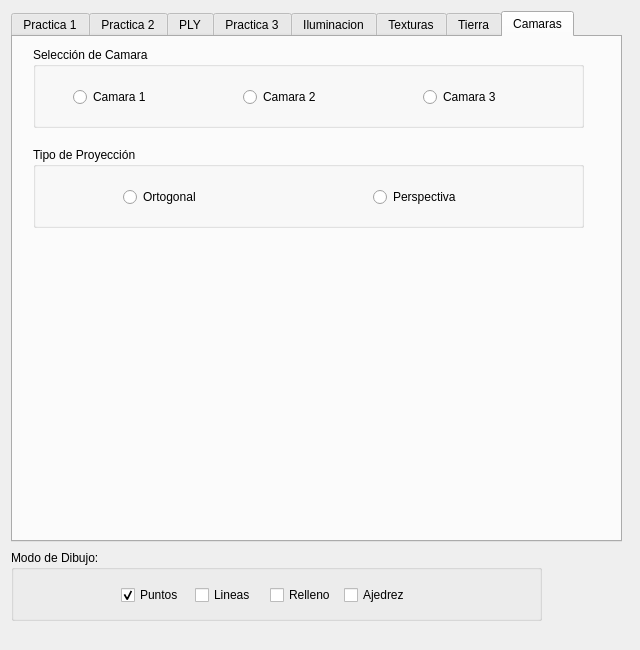
<?xml version="1.0" encoding="UTF-8"?>
<ui version="4.0">
 <class>Interfaz</class>
 <widget class="QDialog" name="Interfaz">
  <property name="geometry">
   <rect>
    <x>0</x>
    <y>0</y>
    <width>640</width>
    <height>650</height>
   </rect>
  </property>
  <property name="windowTitle">
   <string>Menu</string>
  </property>
  <widget class="QTabWidget" name="tabWidget">
   <property name="geometry">
    <rect>
     <x>11</x>
     <y>11</y>
     <width>611</width>
     <height>531</height>
    </rect>
   </property>
   <property name="currentIndex">
    <number>7</number>
   </property>
   <widget class="QWidget" name="tab">
    <attribute name="title">
     <string>Practica 1</string>
    </attribute>
    <widget class="QGroupBox" name="groupBox_2">
     <property name="geometry">
      <rect>
       <x>10</x>
       <y>10</y>
       <width>371</width>
       <height>121</height>
      </rect>
     </property>
     <property name="title">
      <string>Objetos</string>
     </property>
     <widget class="QWidget" name="layoutWidget">
      <property name="geometry">
       <rect>
        <x>100</x>
        <y>50</y>
        <width>148</width>
        <height>22</height>
       </rect>
      </property>
      <layout class="QHBoxLayout" name="horizontalLayout_3">
       <item>
        <widget class="QRadioButton" name="radioButton">
         <property name="text">
          <string>Cubo</string>
         </property>
         <property name="checked">
          <bool>true</bool>
         </property>
        </widget>
       </item>
       <item>
        <widget class="QRadioButton" name="radioButton_2">
         <property name="text">
          <string>Tetraedro</string>
         </property>
        </widget>
       </item>
      </layout>
     </widget>
    </widget>
   </widget>
   <widget class="QWidget" name="tab_2">
    <attribute name="title">
     <string>Practica 2</string>
    </attribute>
    <widget class="QGroupBox" name="groupBox_3">
     <property name="geometry">
      <rect>
       <x>10</x>
       <y>10</y>
       <width>481</width>
       <height>121</height>
      </rect>
     </property>
     <property name="title">
      <string>Objetos</string>
     </property>
     <widget class="QWidget" name="layoutWidget">
      <property name="geometry">
       <rect>
        <x>150</x>
        <y>30</y>
        <width>222</width>
        <height>76</height>
       </rect>
      </property>
      <layout class="QHBoxLayout" name="horizontalLayout">
       <item>
        <layout class="QVBoxLayout" name="verticalLayout">
         <item>
          <widget class="QRadioButton" name="radioButton_3">
           <property name="text">
            <string>Esfera</string>
           </property>
           <property name="checked">
            <bool>true</bool>
           </property>
          </widget>
         </item>
         <item>
          <widget class="QRadioButton" name="radioButton_4">
           <property name="text">
            <string>Cilindro</string>
           </property>
          </widget>
         </item>
         <item>
          <widget class="QRadioButton" name="radioButton_5">
           <property name="text">
            <string>Tubo</string>
           </property>
          </widget>
         </item>
        </layout>
       </item>
       <item>
        <layout class="QVBoxLayout" name="verticalLayout_2">
         <item>
          <widget class="QRadioButton" name="radioButton_6">
           <property name="text">
            <string>Vaso (hacia arriba)</string>
           </property>
          </widget>
         </item>
         <item>
          <widget class="QRadioButton" name="radioButton_7">
           <property name="text">
            <string>Vaso (hacia abajo)</string>
           </property>
          </widget>
         </item>
         <item>
          <widget class="QRadioButton" name="radioButton_8">
           <property name="text">
            <string>Cono</string>
           </property>
          </widget>
         </item>
        </layout>
       </item>
      </layout>
     </widget>
    </widget>
    <widget class="QGroupBox" name="groupBox_4">
     <property name="geometry">
      <rect>
       <x>10</x>
       <y>150</y>
       <width>481</width>
       <height>91</height>
      </rect>
     </property>
     <property name="title">
      <string>Ajustes</string>
     </property>
     <widget class="QSlider" name="horizontalSlider">
      <property name="geometry">
       <rect>
        <x>20</x>
        <y>40</y>
        <width>211</width>
        <height>31</height>
       </rect>
      </property>
      <property name="maximum">
       <number>360</number>
      </property>
      <property name="value">
       <number>360</number>
      </property>
      <property name="orientation">
       <enum>Qt::Horizontal</enum>
      </property>
     </widget>
     <widget class="QLabel" name="label_2">
      <property name="geometry">
       <rect>
        <x>30</x>
        <y>30</y>
        <width>141</width>
        <height>16</height>
       </rect>
      </property>
      <property name="text">
       <string>Angulo de generación:</string>
      </property>
     </widget>
     <widget class="QWidget" name="layoutWidget">
      <property name="geometry">
       <rect>
        <x>310</x>
        <y>40</y>
        <width>128</width>
        <height>25</height>
       </rect>
      </property>
      <layout class="QHBoxLayout" name="horizontalLayout_4">
       <item>
        <widget class="QLabel" name="label">
         <property name="text">
          <string>Secciones:</string>
         </property>
        </widget>
       </item>
       <item>
        <widget class="QSpinBox" name="spinBox">
         <property name="maximum">
          <number>500</number>
         </property>
         <property name="value">
          <number>40</number>
         </property>
        </widget>
       </item>
      </layout>
     </widget>
    </widget>
   </widget>
   <widget class="QWidget" name="tab_3">
    <attribute name="title">
     <string>PLY</string>
    </attribute>
    <widget class="QPushButton" name="pushButton">
     <property name="geometry">
      <rect>
       <x>210</x>
       <y>30</y>
       <width>131</width>
       <height>61</height>
      </rect>
     </property>
     <property name="text">
      <string>Cargar PLY</string>
     </property>
    </widget>
    <widget class="QLineEdit" name="lineEdit_2">
     <property name="geometry">
      <rect>
       <x>30</x>
       <y>130</y>
       <width>351</width>
       <height>22</height>
      </rect>
     </property>
    </widget>
    <widget class="QPushButton" name="pushButton_3">
     <property name="geometry">
      <rect>
       <x>410</x>
       <y>130</y>
       <width>80</width>
       <height>22</height>
      </rect>
     </property>
     <property name="text">
      <string>Buscar</string>
     </property>
    </widget>
    <widget class="QLabel" name="label_5">
     <property name="geometry">
      <rect>
       <x>30</x>
       <y>110</y>
       <width>81</width>
       <height>16</height>
      </rect>
     </property>
     <property name="text">
      <string>Path del PLY:</string>
     </property>
    </widget>
   </widget>
   <widget class="QWidget" name="tab_4">
    <attribute name="title">
     <string>Practica 3</string>
    </attribute>
    <widget class="QGroupBox" name="groupBox_5">
     <property name="geometry">
      <rect>
       <x>10</x>
       <y>10</y>
       <width>481</width>
       <height>121</height>
      </rect>
     </property>
     <property name="title">
      <string>Objetos</string>
     </property>
     <widget class="QRadioButton" name="radioButton_9">
      <property name="geometry">
       <rect>
        <x>120</x>
        <y>30</y>
        <width>111</width>
        <height>20</height>
       </rect>
      </property>
      <property name="text">
       <string>Watt Regulator</string>
      </property>
      <property name="checked">
       <bool>true</bool>
      </property>
     </widget>
     <widget class="QPushButton" name="pushButton_2">
      <property name="geometry">
       <rect>
        <x>260</x>
        <y>80</y>
        <width>80</width>
        <height>22</height>
       </rect>
      </property>
      <property name="text">
       <string>Buscar PLY</string>
      </property>
     </widget>
     <widget class="QLineEdit" name="lineEdit">
      <property name="geometry">
       <rect>
        <x>22</x>
        <y>80</y>
        <width>221</width>
        <height>22</height>
       </rect>
      </property>
     </widget>
     <widget class="QLabel" name="label_6">
      <property name="geometry">
       <rect>
        <x>30</x>
        <y>60</y>
        <width>81</width>
        <height>16</height>
       </rect>
      </property>
      <property name="text">
       <string>Path del PLY:</string>
      </property>
     </widget>
    </widget>
    <widget class="QGroupBox" name="groupBox_6">
     <property name="geometry">
      <rect>
       <x>10</x>
       <y>150</y>
       <width>481</width>
       <height>91</height>
      </rect>
     </property>
     <property name="title">
      <string>GroupBox</string>
     </property>
     <widget class="QSlider" name="horizontalSlider_2">
      <property name="geometry">
       <rect>
        <x>210</x>
        <y>30</y>
        <width>160</width>
        <height>16</height>
       </rect>
      </property>
      <property name="maximum">
       <number>360</number>
      </property>
      <property name="orientation">
       <enum>Qt::Horizontal</enum>
      </property>
     </widget>
     <widget class="QSlider" name="horizontalSlider_3">
      <property name="geometry">
       <rect>
        <x>210</x>
        <y>60</y>
        <width>160</width>
        <height>16</height>
       </rect>
      </property>
      <property name="maximum">
       <number>100</number>
      </property>
      <property name="orientation">
       <enum>Qt::Horizontal</enum>
      </property>
     </widget>
     <widget class="QLabel" name="label_3">
      <property name="geometry">
       <rect>
        <x>110</x>
        <y>30</y>
        <width>101</width>
        <height>16</height>
       </rect>
      </property>
      <property name="text">
       <string>Angulo Rotacion</string>
      </property>
     </widget>
     <widget class="QLabel" name="label_4">
      <property name="geometry">
       <rect>
        <x>130</x>
        <y>60</y>
        <width>59</width>
        <height>14</height>
       </rect>
      </property>
      <property name="text">
       <string>Velocidad</string>
      </property>
     </widget>
     <widget class="QCheckBox" name="checkBox_5">
      <property name="geometry">
       <rect>
        <x>10</x>
        <y>40</y>
        <width>85</width>
        <height>31</height>
       </rect>
      </property>
      <property name="text">
       <string>Animacion</string>
      </property>
     </widget>
    </widget>
   </widget>
   <widget class="QWidget" name="tab_5">
    <attribute name="title">
     <string>Iluminacion</string>
    </attribute>
    <widget class="QGroupBox" name="groupBox_8">
     <property name="geometry">
      <rect>
       <x>30</x>
       <y>170</y>
       <width>461</width>
       <height>71</height>
      </rect>
     </property>
     <property name="title">
      <string>Material</string>
     </property>
     <widget class="QRadioButton" name="radioButton_10">
      <property name="geometry">
       <rect>
        <x>20</x>
        <y>30</y>
        <width>51</width>
        <height>20</height>
       </rect>
      </property>
      <property name="text">
       <string>Oro</string>
      </property>
      <property name="checked">
       <bool>true</bool>
      </property>
     </widget>
     <widget class="QRadioButton" name="radioButton_11">
      <property name="geometry">
       <rect>
        <x>90</x>
        <y>30</y>
        <width>91</width>
        <height>20</height>
       </rect>
      </property>
      <property name="text">
       <string>Esmeralda</string>
      </property>
     </widget>
     <widget class="QRadioButton" name="radioButton_12">
      <property name="geometry">
       <rect>
        <x>320</x>
        <y>30</y>
        <width>100</width>
        <height>20</height>
       </rect>
      </property>
      <property name="text">
       <string>Sin material</string>
      </property>
     </widget>
     <widget class="QRadioButton" name="radioButton_13">
      <property name="geometry">
       <rect>
        <x>200</x>
        <y>30</y>
        <width>100</width>
        <height>20</height>
       </rect>
      </property>
      <property name="text">
       <string>Goma Roja</string>
      </property>
     </widget>
    </widget>
    <widget class="QGroupBox" name="groupBox_9">
     <property name="geometry">
      <rect>
       <x>30</x>
       <y>10</y>
       <width>461</width>
       <height>61</height>
      </rect>
     </property>
     <property name="title">
      <string>Luz</string>
     </property>
     <widget class="QCheckBox" name="checkBox_8">
      <property name="geometry">
       <rect>
        <x>130</x>
        <y>30</y>
        <width>171</width>
        <height>20</height>
       </rect>
      </property>
      <property name="text">
       <string>Habilitar iluminacion</string>
      </property>
     </widget>
    </widget>
    <widget class="QGroupBox" name="groupBox_7">
     <property name="geometry">
      <rect>
       <x>30</x>
       <y>260</y>
       <width>461</width>
       <height>111</height>
      </rect>
     </property>
     <property name="title">
      <string>Posicion Luz Posicional</string>
     </property>
     <widget class="QCheckBox" name="checkBox_12">
      <property name="geometry">
       <rect>
        <x>10</x>
        <y>20</y>
        <width>100</width>
        <height>20</height>
       </rect>
      </property>
      <property name="text">
       <string>Activar</string>
      </property>
     </widget>
     <widget class="QWidget" name="layoutWidget">
      <property name="geometry">
       <rect>
        <x>150</x>
        <y>70</y>
        <width>203</width>
        <height>25</height>
       </rect>
      </property>
      <layout class="QHBoxLayout" name="horizontalLayout_10">
       <item>
        <widget class="QLabel" name="label_16">
         <property name="text">
          <string>Distancia al centro  </string>
         </property>
        </widget>
       </item>
       <item>
        <widget class="QDoubleSpinBox" name="doubleSpinBox_6">
         <property name="maximum">
          <double>300.000000000000000</double>
         </property>
         <property name="value">
          <double>2.000000000000000</double>
         </property>
        </widget>
       </item>
      </layout>
     </widget>
     <widget class="QWidget" name="layoutWidget">
      <property name="geometry">
       <rect>
        <x>60</x>
        <y>50</y>
        <width>364</width>
        <height>19</height>
       </rect>
      </property>
      <layout class="QHBoxLayout" name="horizontalLayout_11">
       <item>
        <layout class="QHBoxLayout" name="horizontalLayout_9">
         <item>
          <widget class="QLabel" name="label_15">
           <property name="text">
            <string>Rotacion eje x</string>
           </property>
          </widget>
         </item>
         <item>
          <widget class="QSlider" name="horizontalSlider_7">
           <property name="maximum">
            <number>360</number>
           </property>
           <property name="orientation">
            <enum>Qt::Horizontal</enum>
           </property>
          </widget>
         </item>
        </layout>
       </item>
       <item>
        <layout class="QHBoxLayout" name="horizontalLayout_8">
         <item>
          <widget class="QLabel" name="label_14">
           <property name="text">
            <string>Rotación eje y</string>
           </property>
          </widget>
         </item>
         <item>
          <widget class="QSlider" name="horizontalSlider_6">
           <property name="maximum">
            <number>360</number>
           </property>
           <property name="orientation">
            <enum>Qt::Horizontal</enum>
           </property>
           <property name="invertedAppearance">
            <bool>false</bool>
           </property>
           <property name="invertedControls">
            <bool>false</bool>
           </property>
          </widget>
         </item>
        </layout>
       </item>
      </layout>
     </widget>
     <zorder>layoutWidget</zorder>
     <zorder>layoutWidget</zorder>
     <zorder>checkBox_12</zorder>
    </widget>
    <widget class="QGroupBox" name="groupBox_10">
     <property name="geometry">
      <rect>
       <x>30</x>
       <y>380</y>
       <width>461</width>
       <height>81</height>
      </rect>
     </property>
     <property name="title">
      <string>Luz en Infinito</string>
     </property>
     <widget class="QCheckBox" name="checkBox_13">
      <property name="geometry">
       <rect>
        <x>10</x>
        <y>20</y>
        <width>121</width>
        <height>20</height>
       </rect>
      </property>
      <property name="text">
       <string>Activar</string>
      </property>
     </widget>
     <widget class="QWidget" name="layoutWidget">
      <property name="geometry">
       <rect>
        <x>50</x>
        <y>50</y>
        <width>364</width>
        <height>19</height>
       </rect>
      </property>
      <layout class="QHBoxLayout" name="horizontalLayout_5">
       <item>
        <layout class="QHBoxLayout" name="horizontalLayout_7">
         <item>
          <widget class="QLabel" name="label_7">
           <property name="text">
            <string>Rotación eje y</string>
           </property>
          </widget>
         </item>
         <item>
          <widget class="QSlider" name="horizontalSlider_4">
           <property name="maximum">
            <number>360</number>
           </property>
           <property name="orientation">
            <enum>Qt::Horizontal</enum>
           </property>
           <property name="invertedAppearance">
            <bool>false</bool>
           </property>
           <property name="invertedControls">
            <bool>false</bool>
           </property>
          </widget>
         </item>
        </layout>
       </item>
       <item>
        <layout class="QHBoxLayout" name="horizontalLayout_6">
         <item>
          <widget class="QLabel" name="label_8">
           <property name="text">
            <string>Rotacion eje x</string>
           </property>
          </widget>
         </item>
         <item>
          <widget class="QSlider" name="horizontalSlider_5">
           <property name="maximum">
            <number>360</number>
           </property>
           <property name="orientation">
            <enum>Qt::Horizontal</enum>
           </property>
          </widget>
         </item>
        </layout>
       </item>
      </layout>
     </widget>
    </widget>
    <widget class="QGroupBox" name="groupBox_11">
     <property name="geometry">
      <rect>
       <x>30</x>
       <y>80</y>
       <width>461</width>
       <height>80</height>
      </rect>
     </property>
     <property name="title">
      <string>Modo de Sombreado</string>
     </property>
     <widget class="QCheckBox" name="checkBox_6">
      <property name="geometry">
       <rect>
        <x>80</x>
        <y>30</y>
        <width>61</width>
        <height>20</height>
       </rect>
      </property>
      <property name="text">
       <string>Flat</string>
      </property>
     </widget>
     <widget class="QCheckBox" name="checkBox_7">
      <property name="geometry">
       <rect>
        <x>250</x>
        <y>30</y>
        <width>81</width>
        <height>20</height>
       </rect>
      </property>
      <property name="text">
       <string>Smooth</string>
      </property>
     </widget>
    </widget>
   </widget>
   <widget class="QWidget" name="tab_6">
    <attribute name="title">
     <string>Texturas</string>
    </attribute>
    <widget class="QGroupBox" name="groupBox_13">
     <property name="geometry">
      <rect>
       <x>30</x>
       <y>430</y>
       <width>461</width>
       <height>61</height>
      </rect>
     </property>
     <property name="title">
      <string>Iluminación</string>
     </property>
     <widget class="QCheckBox" name="checkBox_11">
      <property name="geometry">
       <rect>
        <x>190</x>
        <y>30</y>
        <width>85</width>
        <height>20</height>
       </rect>
      </property>
      <property name="text">
       <string>Activada</string>
      </property>
     </widget>
    </widget>
    <widget class="QGroupBox" name="groupBox_14">
     <property name="geometry">
      <rect>
       <x>30</x>
       <y>110</y>
       <width>461</width>
       <height>71</height>
      </rect>
     </property>
     <property name="title">
      <string>Tamaño de Marco</string>
     </property>
     <widget class="QWidget" name="layoutWidget">
      <property name="geometry">
       <rect>
        <x>120</x>
        <y>30</y>
        <width>291</width>
        <height>25</height>
       </rect>
      </property>
      <layout class="QHBoxLayout" name="horizontalLayout_16">
       <item>
        <widget class="QLabel" name="label_22">
         <property name="text">
          <string>Ancho:</string>
         </property>
        </widget>
       </item>
       <item>
        <widget class="QDoubleSpinBox" name="doubleSpinBox">
         <property name="singleStep">
          <double>0.100000000000000</double>
         </property>
         <property name="value">
          <double>1.000000000000000</double>
         </property>
        </widget>
       </item>
       <item>
        <widget class="QLabel" name="label_23">
         <property name="text">
          <string>Alto:</string>
         </property>
        </widget>
       </item>
       <item>
        <widget class="QDoubleSpinBox" name="doubleSpinBox_7">
         <property name="minimum">
          <double>1.000000000000000</double>
         </property>
         <property name="singleStep">
          <double>0.100000000000000</double>
         </property>
         <property name="value">
          <double>1.000000000000000</double>
         </property>
        </widget>
       </item>
      </layout>
     </widget>
    </widget>
    <widget class="QGroupBox" name="groupBox_15">
     <property name="geometry">
      <rect>
       <x>30</x>
       <y>190</y>
       <width>461</width>
       <height>101</height>
      </rect>
     </property>
     <property name="title">
      <string>Porción de textura</string>
     </property>
     <widget class="QWidget" name="layoutWidget">
      <property name="geometry">
       <rect>
        <x>110</x>
        <y>30</y>
        <width>237</width>
        <height>58</height>
       </rect>
      </property>
      <layout class="QVBoxLayout" name="verticalLayout_3">
       <item>
        <layout class="QHBoxLayout" name="horizontalLayout_13">
         <item>
          <widget class="QLabel" name="label_11">
           <property name="text">
            <string>X_max :</string>
           </property>
          </widget>
         </item>
         <item>
          <widget class="QDoubleSpinBox" name="doubleSpinBox_3">
           <property name="maximum">
            <double>1.000000000000000</double>
           </property>
           <property name="singleStep">
            <double>0.050000000000000</double>
           </property>
          </widget>
         </item>
         <item>
          <widget class="QLabel" name="label_13">
           <property name="text">
            <string>Y_max :</string>
           </property>
          </widget>
         </item>
         <item>
          <widget class="QDoubleSpinBox" name="doubleSpinBox_5">
           <property name="maximum">
            <double>1.000000000000000</double>
           </property>
           <property name="singleStep">
            <double>0.050000000000000</double>
           </property>
          </widget>
         </item>
        </layout>
       </item>
       <item>
        <layout class="QHBoxLayout" name="horizontalLayout_12">
         <item>
          <widget class="QLabel" name="label_10">
           <property name="text">
            <string>X_min :</string>
           </property>
          </widget>
         </item>
         <item>
          <widget class="QDoubleSpinBox" name="doubleSpinBox_2">
           <property name="prefix">
            <string/>
           </property>
           <property name="maximum">
            <double>1.000000000000000</double>
           </property>
           <property name="singleStep">
            <double>0.050000000000000</double>
           </property>
          </widget>
         </item>
         <item>
          <widget class="QLabel" name="label_12">
           <property name="text">
            <string>Y_min :</string>
           </property>
          </widget>
         </item>
         <item>
          <widget class="QDoubleSpinBox" name="doubleSpinBox_4">
           <property name="maximum">
            <double>1.000000000000000</double>
           </property>
           <property name="singleStep">
            <double>0.050000000000000</double>
           </property>
          </widget>
         </item>
        </layout>
       </item>
      </layout>
     </widget>
    </widget>
    <widget class="QGroupBox" name="groupBox_16">
     <property name="geometry">
      <rect>
       <x>30</x>
       <y>300</y>
       <width>461</width>
       <height>121</height>
      </rect>
     </property>
     <property name="title">
      <string>Porción de Marco</string>
     </property>
     <widget class="QLabel" name="label_9">
      <property name="geometry">
       <rect>
        <x>50</x>
        <y>20</y>
        <width>341</width>
        <height>16</height>
       </rect>
      </property>
      <property name="text">
       <string>Las coordenadas deben estar en el rango (0,0) (N,N)</string>
      </property>
     </widget>
     <widget class="QSpinBox" name="spinBox_2">
      <property name="geometry">
       <rect>
        <x>330</x>
        <y>70</y>
        <width>47</width>
        <height>23</height>
       </rect>
      </property>
      <property name="minimum">
       <number>1</number>
      </property>
      <property name="maximum">
       <number>100</number>
      </property>
      <property name="value">
       <number>1</number>
      </property>
     </widget>
     <widget class="QLabel" name="label_17">
      <property name="geometry">
       <rect>
        <x>290</x>
        <y>50</y>
        <width>131</width>
        <height>20</height>
       </rect>
      </property>
      <property name="text">
       <string>Numero de divisiones</string>
      </property>
     </widget>
     <widget class="QWidget" name="layoutWidget">
      <property name="geometry">
       <rect>
        <x>20</x>
        <y>50</y>
        <width>252</width>
        <height>58</height>
       </rect>
      </property>
      <layout class="QVBoxLayout" name="verticalLayout_4">
       <item>
        <layout class="QHBoxLayout" name="horizontalLayout_14">
         <item>
          <widget class="QLabel" name="label_19">
           <property name="text">
            <string>Fila_max</string>
           </property>
          </widget>
         </item>
         <item>
          <widget class="QSpinBox" name="spinBox_4">
           <property name="maximum">
            <number>1</number>
           </property>
          </widget>
         </item>
         <item>
          <widget class="QLabel" name="label_21">
           <property name="text">
            <string>Columna_min</string>
           </property>
          </widget>
         </item>
         <item>
          <widget class="QSpinBox" name="spinBox_6">
           <property name="maximum">
            <number>1</number>
           </property>
          </widget>
         </item>
        </layout>
       </item>
       <item>
        <layout class="QHBoxLayout" name="horizontalLayout_15">
         <item>
          <widget class="QLabel" name="label_20">
           <property name="text">
            <string>Fila_min</string>
           </property>
          </widget>
         </item>
         <item>
          <widget class="QSpinBox" name="spinBox_5">
           <property name="maximum">
            <number>1</number>
           </property>
          </widget>
         </item>
         <item>
          <widget class="QLabel" name="label_18">
           <property name="text">
            <string>Columna_min</string>
           </property>
          </widget>
         </item>
         <item>
          <widget class="QSpinBox" name="spinBox_3">
           <property name="maximum">
            <number>1</number>
           </property>
          </widget>
         </item>
        </layout>
       </item>
      </layout>
     </widget>
    </widget>
    <widget class="QGroupBox" name="groupBox_12">
     <property name="geometry">
      <rect>
       <x>30</x>
       <y>50</y>
       <width>461</width>
       <height>51</height>
      </rect>
     </property>
     <property name="title">
      <string>Objeto</string>
     </property>
     <widget class="QRadioButton" name="radioButton_14">
      <property name="geometry">
       <rect>
        <x>60</x>
        <y>20</y>
        <width>100</width>
        <height>31</height>
       </rect>
      </property>
      <property name="text">
       <string>Marco</string>
      </property>
      <property name="checked">
       <bool>true</bool>
      </property>
     </widget>
     <widget class="QCheckBox" name="checkBox_10">
      <property name="geometry">
       <rect>
        <x>280</x>
        <y>20</y>
        <width>101</width>
        <height>31</height>
       </rect>
      </property>
      <property name="text">
       <string>Modo Textura</string>
      </property>
     </widget>
    </widget>
    <widget class="QLineEdit" name="lineEdit_3">
     <property name="geometry">
      <rect>
       <x>30</x>
       <y>20</y>
       <width>231</width>
       <height>22</height>
      </rect>
     </property>
    </widget>
    <widget class="QPushButton" name="pushButton_4">
     <property name="geometry">
      <rect>
       <x>270</x>
       <y>20</y>
       <width>111</width>
       <height>21</height>
      </rect>
     </property>
     <property name="text">
      <string>Buscar Textura</string>
     </property>
    </widget>
    <widget class="QPushButton" name="pushButton_5">
     <property name="geometry">
      <rect>
       <x>390</x>
       <y>20</y>
       <width>101</width>
       <height>22</height>
      </rect>
     </property>
     <property name="text">
      <string>Cargar Textura</string>
     </property>
    </widget>
   </widget>
   <widget class="QWidget" name="tab_7">
    <attribute name="title">
     <string>Tierra</string>
    </attribute>
    <widget class="QGroupBox" name="groupBox_17">
     <property name="geometry">
      <rect>
       <x>10</x>
       <y>110</y>
       <width>501</width>
       <height>80</height>
      </rect>
     </property>
     <property name="title">
      <string>Iluminacion</string>
     </property>
     <widget class="QCheckBox" name="checkBox_9">
      <property name="geometry">
       <rect>
        <x>180</x>
        <y>40</y>
        <width>85</width>
        <height>20</height>
       </rect>
      </property>
      <property name="text">
       <string>Activar</string>
      </property>
     </widget>
    </widget>
    <widget class="QGroupBox" name="groupBox_18">
     <property name="geometry">
      <rect>
       <x>10</x>
       <y>10</y>
       <width>501</width>
       <height>91</height>
      </rect>
     </property>
     <property name="title">
      <string>Carga de Textura</string>
     </property>
     <widget class="QLabel" name="label_24">
      <property name="geometry">
       <rect>
        <x>40</x>
        <y>30</y>
        <width>101</width>
        <height>16</height>
       </rect>
      </property>
      <property name="text">
       <string>Path de tierra</string>
      </property>
     </widget>
     <widget class="QLineEdit" name="lineEdit_4">
      <property name="geometry">
       <rect>
        <x>10</x>
        <y>50</y>
        <width>261</width>
        <height>22</height>
       </rect>
      </property>
     </widget>
     <widget class="QPushButton" name="pushButton_6">
      <property name="geometry">
       <rect>
        <x>380</x>
        <y>50</y>
        <width>111</width>
        <height>21</height>
       </rect>
      </property>
      <property name="text">
       <string>Cargar Tierra</string>
      </property>
     </widget>
     <widget class="QPushButton" name="pushButton_7">
      <property name="geometry">
       <rect>
        <x>290</x>
        <y>50</y>
        <width>80</width>
        <height>22</height>
       </rect>
      </property>
      <property name="text">
       <string>Buscar</string>
      </property>
     </widget>
    </widget>
   </widget>
   <widget class="QWidget" name="tab_8">
    <attribute name="title">
     <string>Camaras</string>
    </attribute>
    <widget class="QGroupBox" name="groupBox_19">
     <property name="geometry">
      <rect>
       <x>20</x>
       <y>10</y>
       <width>551</width>
       <height>81</height>
      </rect>
     </property>
     <property name="title">
      <string>Selección de Camara</string>
     </property>
     <widget class="QRadioButton" name="radioButton_15">
      <property name="geometry">
       <rect>
        <x>40</x>
        <y>40</y>
        <width>100</width>
        <height>20</height>
       </rect>
      </property>
      <property name="text">
       <string>Camara 1</string>
      </property>
     </widget>
     <widget class="QRadioButton" name="radioButton_16">
      <property name="geometry">
       <rect>
        <x>210</x>
        <y>40</y>
        <width>100</width>
        <height>20</height>
       </rect>
      </property>
      <property name="text">
       <string>Camara 2</string>
      </property>
     </widget>
     <widget class="QRadioButton" name="radioButton_17">
      <property name="geometry">
       <rect>
        <x>390</x>
        <y>40</y>
        <width>100</width>
        <height>20</height>
       </rect>
      </property>
      <property name="text">
       <string>Camara 3</string>
      </property>
     </widget>
    </widget>
    <widget class="QGroupBox" name="groupBox_20">
     <property name="geometry">
      <rect>
       <x>20</x>
       <y>110</y>
       <width>551</width>
       <height>81</height>
      </rect>
     </property>
     <property name="title">
      <string>Tipo de Proyección</string>
     </property>
     <widget class="QRadioButton" name="radioButton_18">
      <property name="geometry">
       <rect>
        <x>90</x>
        <y>40</y>
        <width>100</width>
        <height>20</height>
       </rect>
      </property>
      <property name="text">
       <string>Ortogonal</string>
      </property>
     </widget>
     <widget class="QRadioButton" name="radioButton_19">
      <property name="geometry">
       <rect>
        <x>340</x>
        <y>40</y>
        <width>100</width>
        <height>20</height>
       </rect>
      </property>
      <property name="text">
       <string>Perspectiva</string>
      </property>
     </widget>
    </widget>
   </widget>
  </widget>
  <widget class="QGroupBox" name="groupBox">
   <property name="geometry">
    <rect>
     <x>11</x>
     <y>550</y>
     <width>531</width>
     <height>71</height>
    </rect>
   </property>
   <property name="title">
    <string>Modo de Dibujo:</string>
   </property>
   <widget class="QWidget" name="layoutWidget">
    <property name="geometry">
     <rect>
      <x>110</x>
      <y>30</y>
      <width>291</width>
      <height>31</height>
     </rect>
    </property>
    <layout class="QHBoxLayout" name="horizontalLayout_2">
     <item>
      <widget class="QCheckBox" name="checkBox">
       <property name="text">
        <string>Puntos</string>
       </property>
       <property name="checked">
        <bool>true</bool>
       </property>
      </widget>
     </item>
     <item>
      <widget class="QCheckBox" name="checkBox_2">
       <property name="text">
        <string>Lineas</string>
       </property>
      </widget>
     </item>
     <item>
      <widget class="QCheckBox" name="checkBox_3">
       <property name="text">
        <string>Relleno</string>
       </property>
      </widget>
     </item>
     <item>
      <widget class="QCheckBox" name="checkBox_4">
       <property name="text">
        <string>Ajedrez</string>
       </property>
      </widget>
     </item>
    </layout>
   </widget>
  </widget>
  <zorder>groupBox</zorder>
  <zorder>tabWidget</zorder>
 </widget>
 <resources/>
 <connections/>
</ui>
